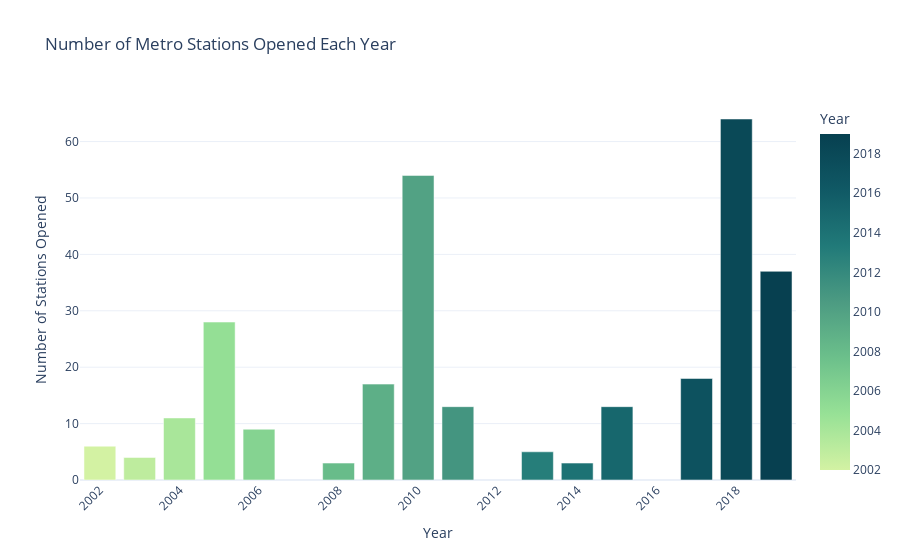

Source (notebook cell):
### Markdown cell above
#### Yearly Growth in the Number of Stations

### Code cell
metro_data['Opening Year']=metro_data['Opening Date'].dt.year

#count number of stations opened each year
station_per_year=metro_data['Opening Year'].value_counts().sort_index()

station_per_year_df=station_per_year.reset_index()
station_per_year_df.columns=['Year','Number of Stations']

fig=px.bar(station_per_year_df,x='Year',y='Number of Stations',title="Number of Metro Stations Opened Each Year",
    labels={'Year': 'Year','Number of Stations':'Number of Stations Opened'},color='Year',color_continuous_scale='emrld')
fig.update_layout(xaxis_tickangle=-45)
fig.show()

### Figure 1 — Plotly figure (JSON) as saved in the notebook; plotly's stock layout.template omitted (floating-point values rounded to 4 significant figures)
{"data": [{"alignmentgroup": "True", "hovertemplate": "Year=%{marker.color}<br>Number of Stations Opened=%{y}<extra></extra>", "legendgroup": "", "marker": {"color": [2002, 2003, 2004, 2005, 2006, 2008, 2009, 2010, 2011, 2013, 2014, 2015, 2017, 2018, 2019], "coloraxis": "coloraxis", "pattern": {"shape": ""}}, "name": "", "offsetgroup": "", "orientation": "v", "showlegend": false, "textposition": "auto", "type": "bar", "x": [2002, 2003, 2004, 2005, 2006, 2008, 2009, 2010, 2011, 2013, 2014, 2015, 2017, 2018, 2019], "xaxis": "x", "y": [6, 4, 11, 28, 9, 3, 17, 54, 13, 5, 3, 13, 18, 64, 37], "yaxis": "y"}], "layout": {"barmode": "relative", "coloraxis": {"colorbar": {"title": {"text": "Year"}}, "colorscale": [[0, "rgb(211, 242, 163)"], [0.1667, "rgb(151, 225, 150)"], [0.3333, "rgb(108, 192, 139)"], [0.5, "rgb(76, 155, 130)"], [0.6667, "rgb(33, 122, 121)"], [0.8333, "rgb(16, 89, 101)"], [1, "rgb(7, 64, 80)"]]}, "legend": {"tracegroupgap": 0}, "title": {"text": "Number of Metro Stations Opened Each Year"}, "xaxis": {"anchor": "y", "domain": [0, 1], "tickangle": -45, "title": {"text": "Year"}}, "yaxis": {"anchor": "x", "domain": [0, 1], "title": {"text": "Number of Stations Opened"}}}}
